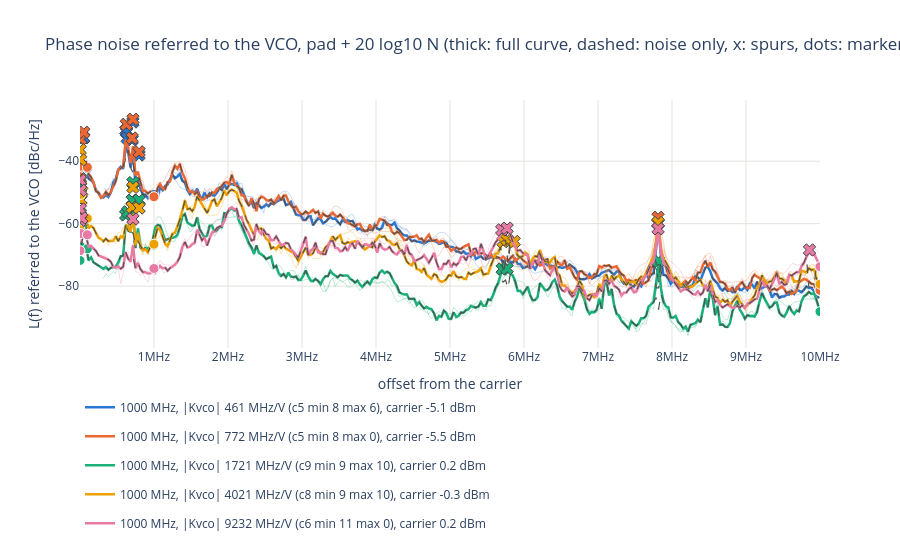

The cell this chart's notebook holds for it:
### Code cell
F_start, F_stop = 1e3, 10e6  # offset range shown [Hz]
f_axis = "lin"  # "log" or "lin"

# VCO-referred phase noise: the full curve (thick), its noise-only version with the spurs replaced by the local floor
# (dashed), the detected spurs (x at their measured peak, hover: spur power ON THE PAD in dBc: strong spurs are coupled
# in after the divider, so +20 log10 N does not apply to them), each span normalized to 1 Hz (thin, upper sideband,
# no ENBW correction: shows whether the spans line up), and the phase-noise markers (dots).
# Curves binned to N_BINS points (linear power average, display only).
fig = go.Figure()
for key in KEYS:
    n_db = 20 * np.log10(N_DIV[key])
    for span, d in trace_of(key, "phase_noise").groupby("span"):
        d = d.assign(freq=d["freq"] - d["center"],  # offset from the carrier, normalized to 1 Hz
                     level_dbm=d["level_dbm"] - d["level_dbm"].max() - 10 * np.log10(d["rbw"]))
        d = binned(d[d["freq"] > 10 * d["rbw"]], F_start, F_stop, f_axis)
        fig.add_scatter(x=d["freq"], y=d["level_dbm"] + n_db,
                        mode="lines", line=dict(color=COLORS[key], width=0.8), opacity=0.35, showlegend=False,
                        legendgroup=NAMES[key],
                        hovertemplate=f"span {span:g} Hz<br>%{{x:.3s}}Hz: %{{y:.1f}} dBc/Hz<extra></extra>")
    lt_raw = in_range(trace_of(key, "L_trace"), F_start, F_stop)  # spur peaks: from the measured points
    lt = binned(trace_of(key, "L_trace"), F_start, F_stop, f_axis)
    ln = binned(trace_of(key, "L_noise"), F_start, F_stop, f_axis)
    if not lt.empty:
        fig.add_scatter(x=lt["freq"], y=lt["level_dbm"] + n_db, mode="lines", line=dict(color=COLORS[key], width=2.5),
                        name=NAMES[key], legendgroup=NAMES[key],
                        hovertemplate="full curve: %{x:.3s}Hz: %{y:.1f} dBc/Hz<extra></extra>")
    if not ln.empty:
        fig.add_scatter(x=ln["freq"], y=ln["level_dbm"] + n_db, mode="lines", showlegend=False, legendgroup=NAMES[key],
                        line=dict(color=INK, width=1.2, dash="dash"),
                        hovertemplate="noise only: %{x:.3s}Hz: %{y:.1f} dBc/Hz<extra></extra>")
    sp = in_range(trace_of(key, "spur"), F_start, F_stop)
    if not sp.empty and not lt_raw.empty:
        peak = np.interp(sp["freq"], lt_raw["freq"], lt_raw["level_dbm"]) + n_db
        fig.add_scatter(x=sp["freq"], y=peak, mode="markers", showlegend=False, legendgroup=NAMES[key],
                        marker=dict(symbol="x", size=11, color=COLORS[key], line=dict(width=1)),
                        customdata=sp["level_dbm"],
                        hovertemplate="spur at %{x:.4s}Hz: %{customdata:.1f} dBc on the pad<extra></extra>")
    r = runs[(runs["f_vco"] == key[0]) & (runs["kvco_target"] == key[1])].iloc[0]
    shown = [o for o in offsets if F_start <= float(o) <= F_stop]
    fig.add_scatter(x=[float(o) for o in shown], y=[r[f"L_vco_{o}"] for o in shown], mode="markers",
                    marker=dict(color=COLORS[key], size=10, line=dict(color="white", width=1)), showlegend=False,
                    legendgroup=NAMES[key], hovertemplate="marker: %{x:.3s}Hz: %{y:.1f} dBc/Hz<extra></extra>")
fig.update_layout(title=f"Phase noise referred to the VCO, pad + 20 log10 N (thick: full curve, dashed: noise only, x: spurs, dots: markers), {REF_TXT}",
                  template="plotly_white", height=550, legend=dict(orientation="h", y=-0.18),
                  hoverlabel=dict(namelength=-1))
fig.update_xaxes(title="offset from the carrier", gridcolor=GRID, **offset_axis(F_start, F_stop, f_axis))
fig.update_yaxes(title="L(f) referred to the VCO [dBc/Hz]", gridcolor=GRID)
save(fig, "phase_noise")

### Figure 1 — Plotly figure (JSON) as saved in the notebook; plotly's stock layout.template omitted (floating-point values rounded to 4 significant figures; data arrays with more than 128 entries replaced by an {"elided": "..."} marker saying what was removed)
{"data": [{"hovertemplate": "span 21000 Hz<br>%{x:.3s}Hz: %{y:.1f} dBc/Hz<extra></extra>", "legendgroup": "1000 MHz, |Kvco| 461 MHz/V (c5 min 8 max 6), carrier -5.1 dBm", "line": {"color": "#2a78d6", "width": 0.8}, "mode": "lines", "opacity": 0.35, "showlegend": false, "type": "scatter", "x": [5751.0], "y": [-44.42]}, {"hovertemplate": "span 210000 Hz<br>%{x:.3s}Hz: %{y:.1f} dBc/Hz<extra></extra>", "legendgroup": "1000 MHz, |Kvco| 461 MHz/V (c5 min 8 max 6), carrier -5.1 dBm", "line": {"color": "#2a78d6", "width": 0.8}, "mode": "lines", "opacity": 0.35, "showlegend": false, "type": "scatter", "x": [18690.0, 51000.0, 84330.0, 103000.0], "y": [-43.45, -42.19, -41.45, -42.48]}, {"hovertemplate": "span 2.1e+06 Hz<br>%{x:.3s}Hz: %{y:.1f} dBc/Hz<extra></extra>", "legendgroup": "1000 MHz, |Kvco| 461 MHz/V (c5 min 8 max 6), carrier -5.1 dBm", "line": {"color": "#2a78d6", "width": 0.8}, "mode": "lines", "opacity": 0.35, "showlegend": false, "type": "scatter", "x": [32400.0, 51000.0, 84300.0, 117600.0, 150900.0, 184200.0, 217500.0, 251100.0, 284400.0, 317700.0, 351000.0, 384300.0, 417600.0, 450900.0, 484200.0, 517500.0, 551100.0, 584400.0, 617700.0, 651000.0, 684300.0, 717600.0, 750900.0, 784200.0, 817500.0, 850800.0, 884100.0, 917700.0, 951000.0, 984300.0, 1018000.0, 1042000.0], "y": [-45.15, -43.09, -41.27, -45.0, -45.43, -46.23, -48.74, -49.3, -50.65, -50.99, -50.29, -51.12, -49.34, -46.56, -45.76, -42.46, -41.52, -42.15, -35.12, -36.74, -41.74, -35.89, -47.79, -45.19, -48.16, -49.81, -50.58, -51.43, -50.35, -51.03, -51.03, -50.23]}, {"hovertemplate": "span 2.1e+07 Hz<br>%{x:.3s}Hz: %{y:.1f} dBc/Hz<extra></extra>", "legendgroup": "1000 MHz, |Kvco| 461 MHz/V (c5 min 8 max 6), carrier -5.1 dBm", "line": {"color": "#2a78d6", "width": 0.8}, "mode": "lines", "opacity": 0.35, "showlegend": false, "type": "scatter", "x": {"elided": "291 float values"}, "y": {"elided": "291 float values"}}, {"hovertemplate": "span 1.05e+08 Hz<br>%{x:.3s}Hz: %{y:.1f} dBc/Hz<extra></extra>", "legendgroup": "1000 MHz, |Kvco| 461 MHz/V (c5 min 8 max 6), carrier -5.1 dBm", "line": {"color": "#2a78d6", "width": 0.8}, "mode": "lines", "opacity": 0.35, "showlegend": false, "type": "scatter", "x": {"elided": "270 float values"}, "y": {"elided": "270 float values"}}, {"hovertemplate": "full curve: %{x:.3s}Hz: %{y:.1f} dBc/Hz<extra></extra>", "legendgroup": "1000 MHz, |Kvco| 461 MHz/V (c5 min 8 max 6), carrier -5.1 dBm", "line": {"color": "#2a78d6", "width": 2.5}, "mode": "lines", "name": "1000 MHz, |Kvco| 461 MHz/V (c5 min 8 max 6), carrier -5.1 dBm", "type": "scatter", "x": {"elided": "300 float values"}, "y": {"elided": "300 float values"}}, {"hovertemplate": "noise only: %{x:.3s}Hz: %{y:.1f} dBc/Hz<extra></extra>", "legendgroup": "1000 MHz, |Kvco| 461 MHz/V (c5 min 8 max 6), carrier -5.1 dBm", "line": {"color": "#52514e", "dash": "dash", "width": 1.2}, "mode": "lines", "showlegend": false, "type": "scatter", "x": {"elided": "300 float values"}, "y": {"elided": "300 float values"}}, {"customdata": [-23.9, -12.64, -13.52, -13.12, -16.8, -10.49, -22.23, -32.92], "hovertemplate": "spur at %{x:.4s}Hz: %{customdata:.1f} dBc on the pad<extra></extra>", "legendgroup": "1000 MHz, |Kvco| 461 MHz/V (c5 min 8 max 6), carrier -5.1 dBm", "marker": {"color": "#2a78d6", "line": {"width": 1}, "size": 11, "symbol": "x"}, "mode": "markers", "showlegend": false, "type": "scatter", "x": [52200.0, 621000.0, 631200.0, 638400.0, 705600.0, 715800.0, 799200.0, 7812000.0], "y": [-32.52, -30.12, -30.69, -32.61, -33.13, -27.44, -38.01, -59.84]}, {"hovertemplate": "marker: %{x:.3s}Hz: %{y:.1f} dBc/Hz<extra></extra>", "legendgroup": "1000 MHz, |Kvco| 461 MHz/V (c5 min 8 max 6), carrier -5.1 dBm", "marker": {"color": "#2a78d6", "line": {"color": "white", "width": 1}, "size": 10}, "mode": "markers", "showlegend": false, "type": "scatter", "x": [1000, 10000, 100000, 1000000, 10000000], "y": [-44.52, -44.13, -42.39, -50.62, -81.53]}, {"hovertemplate": "span 21000 Hz<br>%{x:.3s}Hz: %{y:.1f} dBc/Hz<extra></extra>", "legendgroup": "1000 MHz, |Kvco| 772 MHz/V (c5 min 8 max 0), carrier -5.5 dBm", "line": {"color": "#eb6834", "width": 0.8}, "mode": "lines", "opacity": 0.35, "showlegend": false, "type": "scatter", "x": [5751.0], "y": [-42.78]}, {"hovertemplate": "span 210000 Hz<br>%{x:.3s}Hz: %{y:.1f} dBc/Hz<extra></extra>", "legendgroup": "1000 MHz, |Kvco| 772 MHz/V (c5 min 8 max 0), carrier -5.5 dBm", "line": {"color": "#eb6834", "width": 0.8}, "mode": "lines", "opacity": 0.35, "showlegend": false, "type": "scatter", "x": [18690.0, 51000.0, 84330.0, 103000.0], "y": [-41.67, -40.47, -39.65, -42.4]}, {"hovertemplate": "span 2.1e+06 Hz<br>%{x:.3s}Hz: %{y:.1f} dBc/Hz<extra></extra>", "legendgroup": "1000 MHz, |Kvco| 772 MHz/V (c5 min 8 max 0), carrier -5.5 dBm", "line": {"color": "#eb6834", "width": 0.8}, "mode": "lines", "opacity": 0.35, "showlegend": false, "type": "scatter", "x": [32400.0, 51000.0, 84300.0, 117600.0, 150900.0, 184200.0, 217500.0, 251100.0, 284400.0, 317700.0, 351000.0, 384300.0, 417600.0, 450900.0, 484200.0, 517500.0, 551100.0, 584400.0, 617700.0, 651000.0, 684300.0, 717600.0, 750900.0, 784200.0, 817500.0, 850800.0, 884100.0, 917700.0, 951000.0, 984300.0, 1018000.0, 1042000.0], "y": [-43.14, -39.14, -38.5, -43.74, -44.48, -46.17, -49.46, -49.54, -51.11, -50.21, -50.11, -50.17, -49.45, -47.15, -45.98, -42.41, -42.01, -41.46, -32.96, -35.08, -40.52, -35.01, -44.13, -43.33, -46.74, -49.19, -48.98, -49.87, -50.05, -50.52, -50.75, -49.03]}, {"hovertemplate": "span 2.1e+07 Hz<br>%{x:.3s}Hz: %{y:.1f} dBc/Hz<extra></extra>", "legendgroup": "1000 MHz, |Kvco| 772 MHz/V (c5 min 8 max 0), carrier -5.5 dBm", "line": {"color": "#eb6834", "width": 0.8}, "mode": "lines", "opacity": 0.35, "showlegend": false, "type": "scatter", "x": {"elided": "291 float values"}, "y": {"elided": "291 float values"}}, {"hovertemplate": "span 1.05e+08 Hz<br>%{x:.3s}Hz: %{y:.1f} dBc/Hz<extra></extra>", "legendgroup": "1000 MHz, |Kvco| 772 MHz/V (c5 min 8 max 0), carrier -5.5 dBm", "line": {"color": "#eb6834", "width": 0.8}, "mode": "lines", "opacity": 0.35, "showlegend": false, "type": "scatter", "x": {"elided": "270 float values"}, "y": {"elided": "270 float values"}}, {"hovertemplate": "full curve: %{x:.3s}Hz: %{y:.1f} dBc/Hz<extra></extra>", "legendgroup": "1000 MHz, |Kvco| 772 MHz/V (c5 min 8 max 0), carrier -5.5 dBm", "line": {"color": "#eb6834", "width": 2.5}, "mode": "lines", "name": "1000 MHz, |Kvco| 772 MHz/V (c5 min 8 max 0), carrier -5.5 dBm", "type": "scatter", "x": {"elided": "300 float values"}, "y": {"elided": "300 float values"}}, {"hovertemplate": "noise only: %{x:.3s}Hz: %{y:.1f} dBc/Hz<extra></extra>", "legendgroup": "1000 MHz, |Kvco| 772 MHz/V (c5 min 8 max 0), carrier -5.5 dBm", "line": {"color": "#52514e", "dash": "dash", "width": 1.2}, "mode": "lines", "showlegend": false, "type": "scatter", "x": {"elided": "300 float values"}, "y": {"elided": "300 float values"}}, {"customdata": [-27.67, -21.82, -6.35, -18.53, -9.563, -21.79, -30.95], "hovertemplate": "spur at %{x:.4s}Hz: %{customdata:.1f} dBc on the pad<extra></extra>", "legendgroup": "1000 MHz, |Kvco| 772 MHz/V (c5 min 8 max 0), carrier -5.5 dBm", "marker": {"color": "#eb6834", "line": {"width": 1}, "size": 11, "symbol": "x"}, "mode": "markers", "showlegend": false, "type": "scatter", "x": [10500.0, 52020.0, 627600.0, 705600.0, 716400.0, 799200.0, 7812000.0], "y": [-32.91, -30.74, -28.18, -32.58, -26.57, -36.99, -57.97]}, {"hovertemplate": "marker: %{x:.3s}Hz: %{y:.1f} dBc/Hz<extra></extra>", "legendgroup": "1000 MHz, |Kvco| 772 MHz/V (c5 min 8 max 0), carrier -5.5 dBm", "marker": {"color": "#eb6834", "line": {"color": "white", "width": 1}, "size": 10}, "mode": "markers", "showlegend": false, "type": "scatter", "x": [1000, 10000, 100000, 1000000, 10000000], "y": [-44.96, -41.62, -41.96, -51.37, -81.32]}, {"hovertemplate": "span 21000 Hz<br>%{x:.3s}Hz: %{y:.1f} dBc/Hz<extra></extra>", "legendgroup": "1000 MHz, |Kvco| 1721 MHz/V (c9 min 9 max 10), carrier 0.2 dBm", "line": {"color": "#1baf7a", "width": 0.8}, "mode": "lines", "opacity": 0.35, "showlegend": false, "type": "scatter", "x": [5751.0], "y": [-67.7]}, {"hovertemplate": "span 210000 Hz<br>%{x:.3s}Hz: %{y:.1f} dBc/Hz<extra></extra>", "legendgroup": "1000 MHz, |Kvco| 1721 MHz/V (c9 min 9 max 10), carrier 0.2 dBm", "line": {"color": "#1baf7a", "width": 0.8}, "mode": "lines", "opacity": 0.35, "showlegend": false, "type": "scatter", "x": [18690.0, 51000.0, 84330.0, 103000.0], "y": [-68.06, -66.41, -67.56, -70.56]}, {"hovertemplate": "span 2.1e+06 Hz<br>%{x:.3s}Hz: %{y:.1f} dBc/Hz<extra></extra>", "legendgroup": "1000 MHz, |Kvco| 1721 MHz/V (c9 min 9 max 10), carrier 0.2 dBm", "line": {"color": "#1baf7a", "width": 0.8}, "mode": "lines", "opacity": 0.35, "showlegend": false, "type": "scatter", "x": [32400.0, 51000.0, 84300.0, 117600.0, 150900.0, 184200.0, 217500.0, 251100.0, 284400.0, 317700.0, 351000.0, 384300.0, 417600.0, 450900.0, 484200.0, 517500.0, 551100.0, 584400.0, 617700.0, 651000.0, 684300.0, 717600.0, 750900.0, 784200.0, 817500.0, 850800.0, 884100.0, 917700.0, 951000.0, 984300.0, 1018000.0, 1042000.0], "y": [-67.37, -66.11, -67.67, -71.81, -70.91, -72.65, -73.02, -73.86, -74.3, -75.01, -74.69, -74.73, -73.87, -74.15, -74.7, -73.25, -70.36, -70.51, -60.21, -60.98, -62.71, -55.33, -67.69, -61.3, -67.18, -68.35, -67.58, -67.46, -66.76, -64.84, -61.99, -63.12]}, {"hovertemplate": "span 2.1e+07 Hz<br>%{x:.3s}Hz: %{y:.1f} dBc/Hz<extra></extra>", "legendgroup": "1000 MHz, |Kvco| 1721 MHz/V (c9 min 9 max 10), carrier 0.2 dBm", "line": {"color": "#1baf7a", "width": 0.8}, "mode": "lines", "opacity": 0.35, "showlegend": false, "type": "scatter", "x": {"elided": "291 float values"}, "y": {"elided": "291 float values"}}, {"hovertemplate": "span 1.05e+08 Hz<br>%{x:.3s}Hz: %{y:.1f} dBc/Hz<extra></extra>", "legendgroup": "1000 MHz, |Kvco| 1721 MHz/V (c9 min 9 max 10), carrier 0.2 dBm", "line": {"color": "#1baf7a", "width": 0.8}, "mode": "lines", "opacity": 0.35, "showlegend": false, "type": "scatter", "x": {"elided": "270 float values"}, "y": {"elided": "270 float values"}}, {"hovertemplate": "full curve: %{x:.3s}Hz: %{y:.1f} dBc/Hz<extra></extra>", "legendgroup": "1000 MHz, |Kvco| 1721 MHz/V (c9 min 9 max 10), carrier 0.2 dBm", "line": {"color": "#1baf7a", "width": 2.5}, "mode": "lines", "name": "1000 MHz, |Kvco| 1721 MHz/V (c9 min 9 max 10), carrier 0.2 dBm", "type": "scatter", "x": {"elided": "300 float values"}, "y": {"elided": "300 float values"}}, {"hovertemplate": "noise only: %{x:.3s}Hz: %{y:.1f} dBc/Hz<extra></extra>", "legendgroup": "1000 MHz, |Kvco| 1721 MHz/V (c9 min 9 max 10), carrier 0.2 dBm", "line": {"color": "#52514e", "dash": "dash", "width": 1.2}, "mode": "lines", "showlegend": false, "type": "scatter", "x": {"elided": "300 float values"}, "y": {"elided": "300 float values"}}, {"customdata": [-49.57, -58.94, -52.65, -55.89, -42.89, -39.26, -35.85, -29.77, -35.65, -48.1, -45.97, -44.88], "hovertemplate": "spur at %{x:.4s}Hz: %{customdata:.1f} dBc on the pad<extra></extra>", "legendgroup": "1000 MHz, |Kvco| 1721 MHz/V (c9 min 9 max 10), carrier 0.2 dBm", "marker": {"color": "#1baf7a", "line": {"width": 1}, "size": 11, "symbol": "x"}, "mode": "markers", "showlegend": false, "type": "scatter", "x": [4812.0, 5190.0, 9624.0, 24480.0, 618600.0, 645600.0, 705600.0, 716400.0, 799200.0, 5706000.0, 5772000.0, 7818000.0], "y": [-47.36, -56.68, -50.49, -60.01, -57.2, -56.22, -52.49, -46.85, -52.5, -74.53, -74.38, -71.98]}, {"hovertemplate": "marker: %{x:.3s}Hz: %{y:.1f} dBc/Hz<extra></extra>", "legendgroup": "1000 MHz, |Kvco| 1721 MHz/V (c9 min 9 max 10), carrier 0.2 dBm", "marker": {"color": "#1baf7a", "line": {"color": "white", "width": 1}, "size": 10}, "mode": "markers", "showlegend": false, "type": "scatter", "x": [1000, 10000, 100000, 1000000, 10000000], "y": [-71.77, -67.22, -68.05, -66.91, -88.16]}, {"hovertemplate": "span 21000 Hz<br>%{x:.3s}Hz: %{y:.1f} dBc/Hz<extra></extra>", "legendgroup": "1000 MHz, |Kvco| 4021 MHz/V (c8 min 9 max 10), carrier -0.3 dBm", "line": {"color": "#eda100", "width": 0.8}, "mode": "lines", "opacity": 0.35, "showlegend": false, "type": "scatter", "x": [5751.0], "y": [-56.77]}, {"hovertemplate": "span 210000 Hz<br>%{x:.3s}Hz: %{y:.1f} dBc/Hz<extra></extra>", "legendgroup": "1000 MHz, |Kvco| 4021 MHz/V (c8 min 9 max 10), carrier -0.3 dBm", "line": {"color": "#eda100", "width": 0.8}, "mode": "lines", "opacity": 0.35, "showlegend": false, "type": "scatter", "x": [18690.0, 51000.0, 84330.0, 103000.0], "y": [-57.32, -55.39, -56.88, -58.67]}, {"hovertemplate": "span 2.1e+06 Hz<br>%{x:.3s}Hz: %{y:.1f} dBc/Hz<extra></extra>", "legendgroup": "1000 MHz, |Kvco| 4021 MHz/V (c8 min 9 max 10), carrier -0.3 dBm", "line": {"color": "#eda100", "width": 0.8}, "mode": "lines", "opacity": 0.35, "showlegend": false, "type": "scatter", "x": [32400.0, 51000.0, 84300.0, 117600.0, 150900.0, 184200.0, 217500.0, 251100.0, 284400.0, 317700.0, 351000.0, 384300.0, 417600.0, 450900.0, 484200.0, 517500.0, 551100.0, 584400.0, 617700.0, 651000.0, 684300.0, 717600.0, 750900.0, 784200.0, 817500.0, 850800.0, 884100.0, 917700.0, 951000.0, 984300.0, 1018000.0, 1042000.0], "y": [-57.18, -55.31, -56.71, -61.05, -60.51, -60.99, -62.77, -64.13, -65.15, -65.17, -65.0, -65.2, -65.29, -65.25, -63.73, -65.18, -63.73, -64.28, -60.47, -59.87, -62.12, -57.01, -67.41, -62.7, -67.57, -70.06, -68.45, -69.24, -67.25, -66.55, -64.51, -65.64]}, {"hovertemplate": "span 2.1e+07 Hz<br>%{x:.3s}Hz: %{y:.1f} dBc/Hz<extra></extra>", "legendgroup": "1000 MHz, |Kvco| 4021 MHz/V (c8 min 9 max 10), carrier -0.3 dBm", "line": {"color": "#eda100", "width": 0.8}, "mode": "lines", "opacity": 0.35, "showlegend": false, "type": "scatter", "x": {"elided": "291 float values"}, "y": {"elided": "291 float values"}}, {"hovertemplate": "span 1.05e+08 Hz<br>%{x:.3s}Hz: %{y:.1f} dBc/Hz<extra></extra>", "legendgroup": "1000 MHz, |Kvco| 4021 MHz/V (c8 min 9 max 10), carrier -0.3 dBm", "line": {"color": "#eda100", "width": 0.8}, "mode": "lines", "opacity": 0.35, "showlegend": false, "type": "scatter", "x": {"elided": "270 float values"}, "y": {"elided": "270 float values"}}, {"hovertemplate": "full curve: %{x:.3s}Hz: %{y:.1f} dBc/Hz<extra></extra>", "legendgroup": "1000 MHz, |Kvco| 4021 MHz/V (c8 min 9 max 10), carrier -0.3 dBm", "line": {"color": "#eda100", "width": 2.5}, "mode": "lines", "name": "1000 MHz, |Kvco| 4021 MHz/V (c8 min 9 max 10), carrier -0.3 dBm", "type": "scatter", "x": {"elided": "300 float values"}, "y": {"elided": "300 float values"}}, {"hovertemplate": "noise only: %{x:.3s}Hz: %{y:.1f} dBc/Hz<extra></extra>", "legendgroup": "1000 MHz, |Kvco| 4021 MHz/V (c8 min 9 max 10), carrier -0.3 dBm", "line": {"color": "#52514e", "dash": "dash", "width": 1.2}, "mode": "lines", "showlegend": false, "type": "scatter", "x": {"elided": "300 float values"}, "y": {"elided": "300 float values"}}, {"customdata": [-38.63, -47.88, -41.82, -50.47, -48.26, -44.53, -39.59, -31.33, -38.6, -37.7, -36.36, -40.29, -32.25], "hovertemplate": "spur at %{x:.4s}Hz: %{customdata:.1f} dBc on the pad<extra></extra>", "legendgroup": "1000 MHz, |Kvco| 4021 MHz/V (c8 min 9 max 10), carrier -0.3 dBm", "marker": {"color": "#eda100", "line": {"width": 1}, "size": 11, "symbol": "x"}, "mode": "markers", "showlegend": false, "type": "scatter", "x": [4818.0, 5184.0, 9630.0, 9996.0, 14460.0, 24480.0, 705600.0, 716400.0, 799200.0, 5718000.0, 5772000.0, 5868000.0, 7812000.0], "y": [-36.33, -45.63, -39.56, -46.26, -52.38, -49.7, -54.73, -48.37, -54.98, -65.73, -65.1, -65.7, -59.63]}, {"hovertemplate": "marker: %{x:.3s}Hz: %{y:.1f} dBc/Hz<extra></extra>", "legendgroup": "1000 MHz, |Kvco| 4021 MHz/V (c8 min 9 max 10), carrier -0.3 dBm", "marker": {"color": "#eda100", "line": {"color": "white", "width": 1}, "size": 10}, "mode": "markers", "showlegend": false, "type": "scatter", "x": [1000, 10000, 100000, 1000000, 10000000], "y": [-61.96, -50.62, -58.33, -66.57, -79.37]}, {"hovertemplate": "span 21000 Hz<br>%{x:.3s}Hz: %{y:.1f} dBc/Hz<extra></extra>", "legendgroup": "1000 MHz, |Kvco| 9232 MHz/V (c6 min 11 max 0), carrier 0.2 dBm", "line": {"color": "#e87ba4", "width": 0.8}, "mode": "lines", "opacity": 0.35, "showlegend": false, "type": "scatter", "x": [5751.0], "y": [-65.43]}, {"hovertemplate": "span 210000 Hz<br>%{x:.3s}Hz: %{y:.1f} dBc/Hz<extra></extra>", "legendgroup": "1000 MHz, |Kvco| 9232 MHz/V (c6 min 11 max 0), carrier 0.2 dBm", "line": {"color": "#e87ba4", "width": 0.8}, "mode": "lines", "opacity": 0.35, "showlegend": false, "type": "scatter", "x": [18690.0, 51000.0, 84330.0, 103000.0], "y": [-65.66, -62.28, -63.31, -64.33]}, {"hovertemplate": "span 2.1e+06 Hz<br>%{x:.3s}Hz: %{y:.1f} dBc/Hz<extra></extra>", "legendgroup": "1000 MHz, |Kvco| 9232 MHz/V (c6 min 11 max 0), carrier 0.2 dBm", "line": {"color": "#e87ba4", "width": 0.8}, "mode": "lines", "opacity": 0.35, "showlegend": false, "type": "scatter", "x": [32400.0, 51000.0, 84300.0, 117600.0, 150900.0, 184200.0, 217500.0, 251100.0, 284400.0, 317700.0, 351000.0, 384300.0, 417600.0, 450900.0, 484200.0, 517500.0, 551100.0, 584400.0, 617700.0, 651000.0, 684300.0, 717600.0, 750900.0, 784200.0, 817500.0, 850800.0, 884100.0, 917700.0, 951000.0, 984300.0, 1018000.0, 1042000.0], "y": [-60.39, -61.38, -63.17, -66.95, -66.5, -67.55, -68.61, -69.71, -70.48, -70.34, -70.45, -71.07, -71.89, -73.25, -73.35, -73.26, -74.1, -73.1, -68.71, -70.56, -71.73, -66.14, -73.91, -71.63, -74.34, -75.45, -74.9, -75.33, -75.28, -75.22, -73.75, -74.92]}, {"hovertemplate": "span 2.1e+07 Hz<br>%{x:.3s}Hz: %{y:.1f} dBc/Hz<extra></extra>", "legendgroup": "1000 MHz, |Kvco| 9232 MHz/V (c6 min 11 max 0), carrier 0.2 dBm", "line": {"color": "#e87ba4", "width": 0.8}, "mode": "lines", "opacity": 0.35, "showlegend": false, "type": "scatter", "x": {"elided": "291 float values"}, "y": {"elided": "291 float values"}}, {"hovertemplate": "span 1.05e+08 Hz<br>%{x:.3s}Hz: %{y:.1f} dBc/Hz<extra></extra>", "legendgroup": "1000 MHz, |Kvco| 9232 MHz/V (c6 min 11 max 0), carrier 0.2 dBm", "line": {"color": "#e87ba4", "width": 0.8}, "mode": "lines", "opacity": 0.35, "showlegend": false, "type": "scatter", "x": {"elided": "270 float values"}, "y": {"elided": "270 float values"}}, {"hovertemplate": "full curve: %{x:.3s}Hz: %{y:.1f} dBc/Hz<extra></extra>", "legendgroup": "1000 MHz, |Kvco| 9232 MHz/V (c6 min 11 max 0), carrier 0.2 dBm", "line": {"color": "#e87ba4", "width": 2.5}, "mode": "lines", "name": "1000 MHz, |Kvco| 9232 MHz/V (c6 min 11 max 0), carrier 0.2 dBm", "type": "scatter", "x": {"elided": "300 float values"}, "y": {"elided": "300 float values"}}, {"hovertemplate": "noise only: %{x:.3s}Hz: %{y:.1f} dBc/Hz<extra></extra>", "legendgroup": "1000 MHz, |Kvco| 9232 MHz/V (c6 min 11 max 0), carrier 0.2 dBm", "line": {"color": "#52514e", "dash": "dash", "width": 1.2}, "mode": "lines", "showlegend": false, "type": "scatter", "x": {"elided": "300 float values"}, "y": {"elided": "300 float values"}}, {"customdata": [-47.91, -57.35, -51.33, -63.35, -52.92, -41.73, -35.5, -32.76, -33.58, -36.76], "hovertemplate": "spur at %{x:.4s}Hz: %{customdata:.1f} dBc on the pad<extra></extra>", "legendgroup": "1000 MHz, |Kvco| 9232 MHz/V (c6 min 11 max 0), carrier 0.2 dBm", "marker": {"color": "#e87ba4", "line": {"width": 1}, "size": 11, "symbol": "x"}, "mode": "markers", "showlegend": false, "type": "scatter", "x": [4812.0, 5190.0, 9624.0, 9996.0, 24480.0, 716400.0, 5700000.0, 5772000.0, 7812000.0, 9858000.0], "y": [-46.08, -55.31, -49.32, -58.95, -58.17, -58.51, -61.99, -61.44, -61.64, -68.43]}, {"hovertemplate": "marker: %{x:.3s}Hz: %{y:.1f} dBc/Hz<extra></extra>", "legendgroup": "1000 MHz, |Kvco| 9232 MHz/V (c6 min 11 max 0), carrier 0.2 dBm", "marker": {"color": "#e87ba4", "line": {"color": "white", "width": 1}, "size": 10}, "mode": "markers", "showlegend": false, "type": "scatter", "x": [1000, 10000, 100000, 1000000, 10000000], "y": [-68.65, -63.16, -63.56, -74.36, -73.76]}], "layout": {"height": 550, "hoverlabel": {"namelength": -1}, "legend": {"orientation": "h", "y": -0.18}, "title": {"text": "Phase noise referred to the VCO, pad + 20 log10 N (thick: full curve, dashed: noise only, x: spurs, dots: markers), reference 7.812 MHz"}, "xaxis": {"exponentformat": "SI", "gridcolor": "#e4e3df", "range": [1000, 10000000], "ticksuffix": "Hz", "title": {"text": "offset from the carrier"}, "type": "linear"}, "yaxis": {"gridcolor": "#e4e3df", "title": {"text": "L(f) referred to the VCO [dBc/Hz]"}}}}
